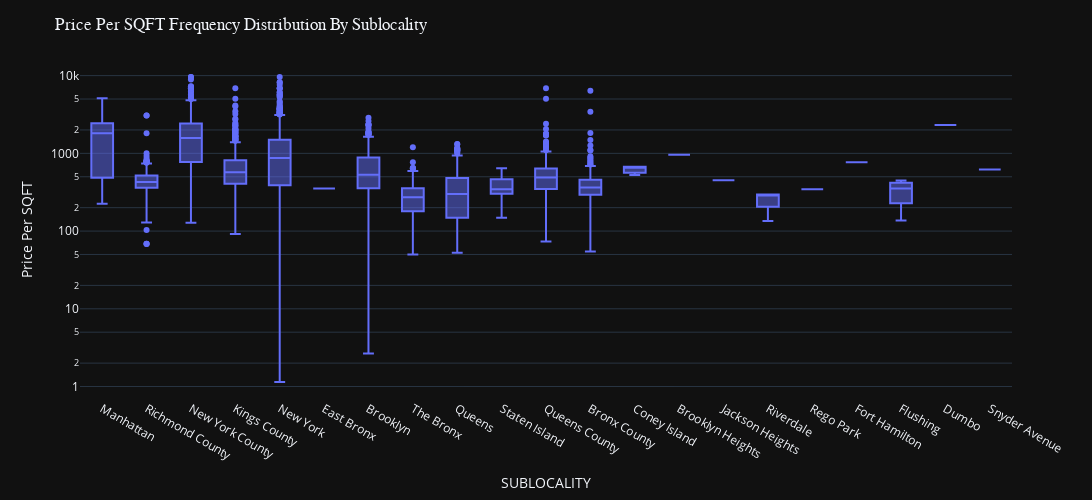

The notebook cell saved with this chart:
### Code cell
fig=px.box(df,x='SUBLOCALITY',y='Price Per SQFT')
fig.update_layout(height=500,width=1100,template='plotly_dark')
fig.update_layout(title=dict(text='Price Per SQFT Frequency Distribution By Sublocality',font_family='Arial Black'))
fig.update_yaxes(type='log')

### Figure 1 — Plotly figure (JSON) as saved in the notebook; plotly's stock layout.template omitted (floating-point values rounded to 4 significant figures; data arrays with more than 128 entries replaced by an {"elided": "..."} marker saying what was removed)
{"data": [{"alignmentgroup": "True", "hovertemplate": "SUBLOCALITY=%{x}<br>Price Per SQFT=%{y}<extra></extra>", "legendgroup": "", "marker": {"color": "#636efa"}, "name": "", "notched": false, "offsetgroup": "", "orientation": "v", "showlegend": false, "type": "box", "x": {"elided": "4786 str values"}, "x0": " ", "xaxis": "x", "y": {"elided": "4786 float values"}, "y0": " ", "yaxis": "y"}], "layout": {"boxmode": "group", "height": 500, "legend": {"tracegroupgap": 0}, "margin": {"t": 60}, "title": {"font": {"family": "Arial Black"}, "text": "Price Per SQFT Frequency Distribution By Sublocality"}, "width": 1100, "xaxis": {"anchor": "y", "domain": [0, 1], "title": {"text": "SUBLOCALITY"}}, "yaxis": {"anchor": "x", "domain": [0, 1], "title": {"text": "Price Per SQFT"}, "type": "log"}}}
